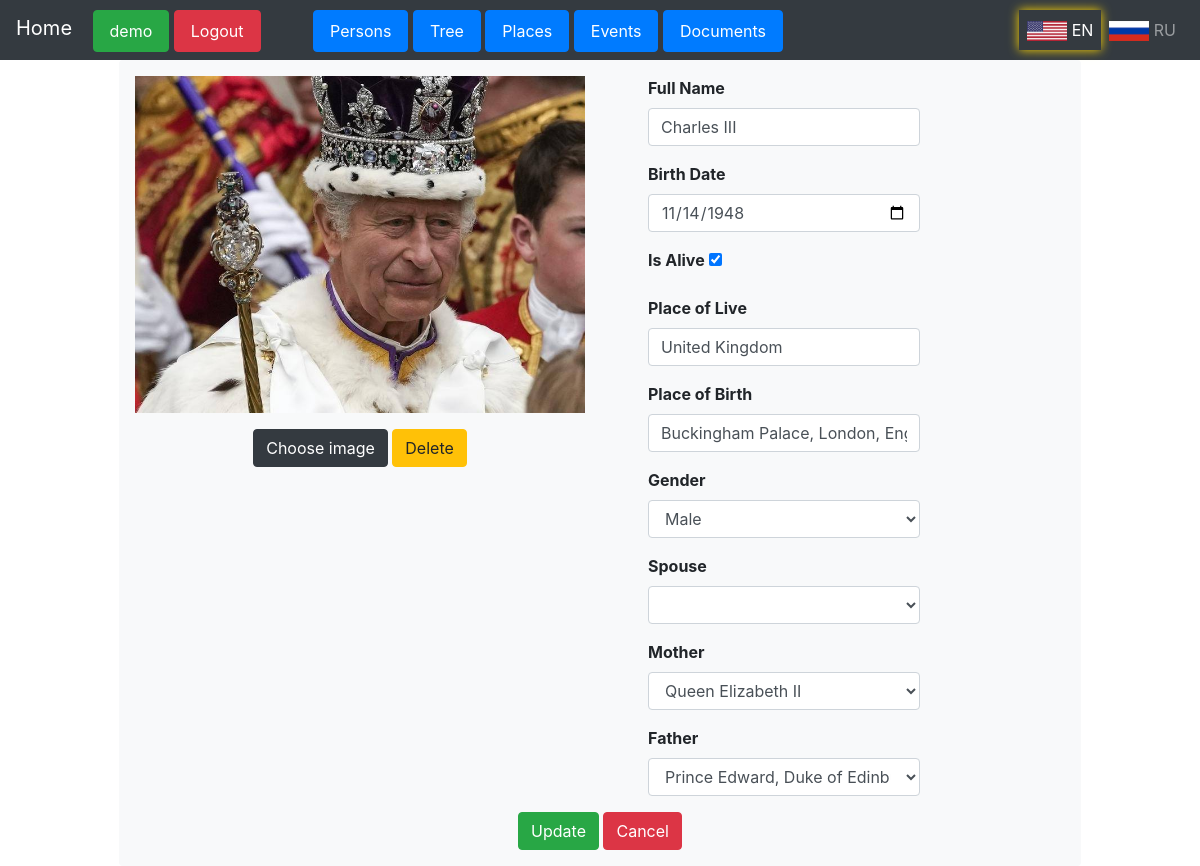
Before: /persons/user/demo/edit_person/16 (signed in) with the older database file.
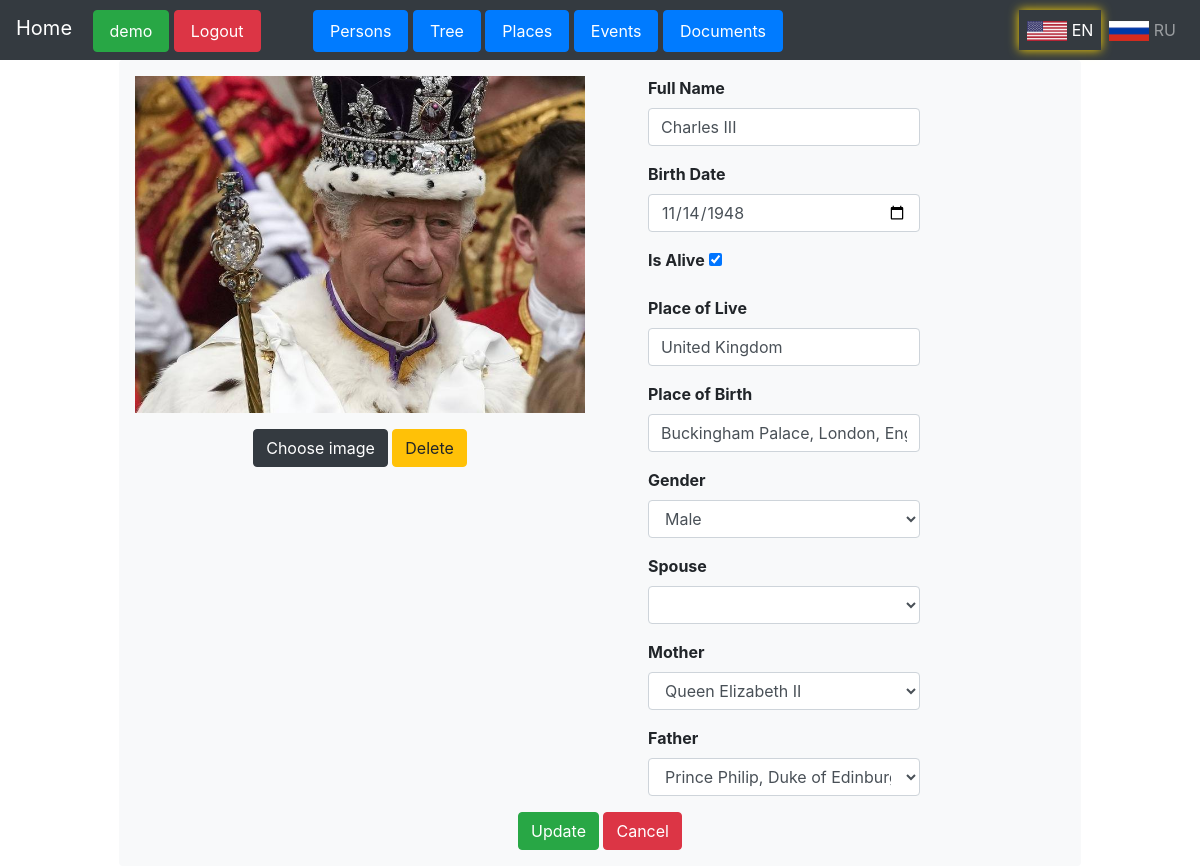
After: the same page with the newer database file.
### treeflaskapp/models.py (models this page shows)
class Person(db.Model):
    id = db.Column(db.Integer, primary_key=True)
    user_id = db.Column(db.Integer, db.ForeignKey('user.id'), nullable=False)
    name = db.Column(db.String(200))
    birth_date = db.Column(db.Date)
    death_date = db.Column(db.Date)
    image_file = db.Column(db.String(120), nullable=True)
    is_alive = db.Column(db.Boolean, default=True)
    place_of_live = db.Column(db.String(120), nullable=True)
    place_of_birth = db.Column(db.String(120), nullable=True)
    age = db.Column(db.String(120), nullable=True)
    gender = db.Column(db.String(120), nullable=True)
    spouse_id = db.Column(db.Integer, db.ForeignKey('person.id'), nullable=True)  # table.id
    mother_id = db.Column(db.Integer, db.ForeignKey('person.id'), nullable=True)
    father_id = db.Column(db.Integer, db.ForeignKey('person.id'), nullable=True)
    spouse = db.relationship('Person', foreign_keys=[spouse_id], remote_side=[id])
    mother = db.relationship('Person', foreign_keys=[mother_id],
                             backref=db.backref('maternal_children', lazy='dynamic'), remote_side=lambda: Person.id)
    father = db.relationship('Person', foreign_keys=[father_id],
                             backref=db.backref('paternal_children', lazy='dynamic'), remote_side=lambda: Person.id)
    comment = db.Column(db.String(300), nullable=True)

### treeflaskapp/blueprint_persons.py (the view, shortened to what this page needs)
@persons.route('/user/<username>/edit_person/<int:id>', methods=['GET', 'POST'])
@login_required
def edit_person(username, id):
    person = Person.query.get(id)
    if person is None or person.user_id != current_user.id:
        return "Unauthorized", 403
    form = PersonForm(obj=person, user_language=g.user_language)
    for relation in ['spouse', 'mother', 'father']:
        persons = get_persons(relation, person)
        related_person = Person.query.get(getattr(person, f"{relation}_id")) if getattr(person, f"{relation}_id") else None
        getattr(form, relation).choices = get_choices(persons, related_person)
    return render_template('edit_person.html', form=form, username=username, person=person)

### treeflaskapp/__init__.py (called while the page is built)
@app.before_request
def before_request():
    g.user_language = session.get('user_language')
    if g.user_language not in ['en', 'ru']:
        g.user_language = 'en'  # default to English if no valid language is set in session

### treeflaskapp/blueprint_persons.py (called while the page is built)
def get_choices(persons, selected_person):
    if persons is not None:
        choices = [(p.id, p.name) for p in persons]
        if selected_person is not None and (selected_person.id, selected_person.name) in choices:
            choices.remove((selected_person.id, selected_person.name))
            choices.insert(0, (None, ''))
            choices.insert(0, (selected_person.id, selected_person.name))
        else:
            choices.insert(0, (None, ''))
        return choices

### treeflaskapp/routes.py (called while the page is built)
@login_manager.user_loader
def load_user(user_id):
    return User.query.get(int(user_id))

@app.before_request
def before_request():
    g.user_language = session.get('user_language', 'en')

### treeflaskapp/templates/edit_person.html (shortened to what the changed rows need)
{% extends "user_panel.html" %}
{% block content %}
<div class="container">
    <div class="form-container bg-light p-3 rounded">
        <form action="/persons/user/{{ username }}/edit_person/{{ person.id }}" method="post" enctype="multipart/form-data" class="needs-validation" novalidate>
            <div class="row">
                <div class="col-md-6 text-left">
                    <div class="form-group text-center">
                        <div class="form-group text-center">
                            {% if person.image_file %}
                                <img id="myImg" src="{{ url_for('static', filename=person.image_file) }}"
                                     alt="Person Image"
                                     style="width: 100%; max-width: 30.0em; height: auto; object-fit: cover;"
                                     data-toggle="modal" data-target="#myModal"
                                     data-filename="{{ person.image_file }}">
                            {% else %}
                                <img src="{{ url_for('static', filename='images/no-user-photo.png') }}"
                                     alt="No User Photo"
                                     style="width: 100%; max-width: 35.0em; height: auto; object-fit: cover;">
                            {% endif %}
                        </div>
                    </div>
                </div>
                <div class="col-md-4 text-left pl-5 pr-0">
                    <div class="form-group">
                        <strong>{{ form.name.label(class="form-label") }}</strong>
                        {{ form.name(class="form-control", required=True) }}
                    </div>
                    <div class="form-group">
                        <strong>{{ form.birth_date.label(class="form-label") }}</strong>
                        {{ form.birth_date(class="form-control") }}
                    </div>
                    <div class="form-group">
                        <strong>{{ form.is_alive.label(class="form-label") }}</strong>
                        <input type="checkbox" id="is_alive" {% if person.is_alive %}checked{% endif %}>
                    </div>
                    <div class="form-group">
                        <strong>{{ form.place_of_live.label(class="form-label") }}</strong>
                        {{ form.place_of_live(class="form-control") }}
                    </div>
                    <div class="form-group">
                        <strong>{{ form.place_of_birth.label(class="form-label") }}</strong>
                        {{ form.place_of_birth(class="form-control") }}
                    </div>
                    <div class="form-group">
                        <strong>{{ form.gender.label(class="form-label") }}</strong>
                        {{ form.gender(class="form-control") }}
                    </div>
                    <div class="form-group">
                        <strong>{{ form.spouse.label(class="form-label") }}</strong>
                        {{ form.spouse(class="form-control", id="spouse-select") }}
                    </div>
                     <div class="form-group">
                        <strong>{{ form.mother.label(class="form-label") }}</strong>
                        {{ form.mother(class="form-control", id="mother-select") }}
                    </div>
                    <div class="form-group">
                        <strong>{{ form.father.label(class="form-label") }}</strong>
                        {{ form.father(class="form-control", id="father-select") }}
                    </div>
                </div>
            </div>
        </form>
    </div>
</div>
{% endblock %}

Changed rows visible on the page:
changed Person "Charles III": father "Prince Edward, Duke of Edinburgh" → "Prince Philip, Duke of Edinburgh"
